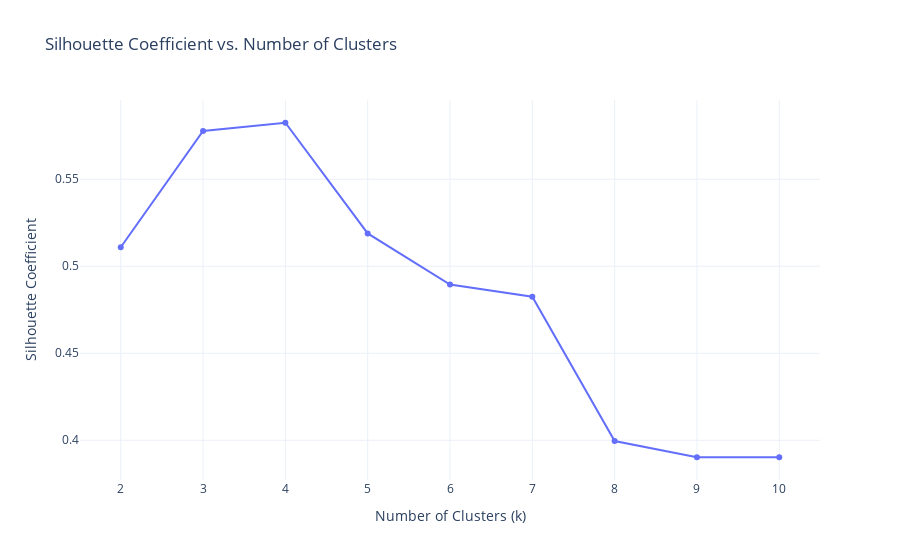

The notebook cell this image was saved under:
### Code cell
silhouette_plot(df_machine)

### Figure 1 — Plotly figure (JSON) as saved in the notebook; plotly's stock layout.template omitted (floating-point values rounded to 4 significant figures)
{"data": [{"mode": "lines+markers", "type": "scatter", "x": [2, 3, 4, 5, 6, 7, 8, 9, 10], "y": [0.5109, 0.5777, 0.5825, 0.5188, 0.4895, 0.4825, 0.3996, 0.3903, 0.3902]}], "layout": {"showlegend": false, "title": {"text": "Silhouette Coefficient vs. Number of Clusters"}, "xaxis": {"title": {"text": "Number of Clusters (k)"}}, "yaxis": {"title": {"text": "Silhouette Coefficient"}}}}
